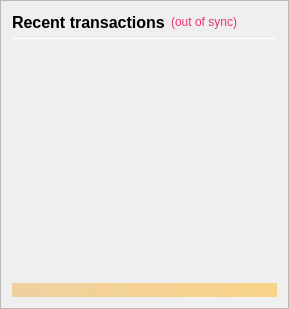
                <widget class="QFrame" name="frame_RecentTransactions">
                 <property name="minimumSize">
                  <size>
                   <width>0</width>
                   <height>0</height>
                  </size>
                 </property>
                 <property name="frameShape">
                  <enum>QFrame::StyledPanel</enum>
                 </property>
                 <property name="frameShadow">
                  <enum>QFrame::Raised</enum>
                 </property>
                 <layout class="QVBoxLayout" name="verticalLayout_1" stretch="0,0,0,0,0">
                  <item>
                   <layout class="QHBoxLayout" name="horizontalLayout_2">
                    <item>
                     <widget class="QLabel" name="label_4">
                      <property name="minimumSize">
                       <size>
                        <width>0</width>
                        <height>20</height>
                       </size>
                      </property>
                      <property name="font">
                       <font>
                        <pointsize>12</pointsize>
                        <weight>75</weight>
                        <bold>true</bold>
                       </font>
                      </property>
                      <property name="text">
                       <string>Recent transactions</string>
                      </property>
                     </widget>
                    </item>
                    <item>
                     <widget class="QLabel" name="labelTransactionsStatus">
                      <property name="cursor">
                       <cursorShape>WhatsThisCursor</cursorShape>
                      </property>
                      <property name="toolTip">
                       <string>The displayed information may be out of date. Your wallet automatically synchronizes with the Retrex network after a connection is established, but this process has not completed yet.</string>
                      </property>
                      <property name="styleSheet">
                       <string notr="true">QLabel { color: #ee2f77; }</string>
                      </property>
                      <property name="text">
                       <string notr="true">(out of sync)</string>
                      </property>
                      <property name="alignment">
                       <set>Qt::AlignRight|Qt::AlignTrailing|Qt::AlignVCenter</set>
                      </property>
                     </widget>
                    </item>
                    <item>
                     <spacer name="horizontalSpacer">
                      <property name="orientation">
                       <enum>Qt::Horizontal</enum>
                      </property>
                      <property name="sizeHint" stdset="0">
                       <size>
                        <width>40</width>
                        <height>20</height>
                       </size>
                      </property>
                     </spacer>
                    </item>
                   </layout>
                  </item>
                  <item>
                   <widget class="Line" name="line">
                    <property name="minimumSize">
                     <size>
                      <width>0</width>
                      <height>1</height>
                     </size>
                    </property>
                    <property name="maximumSize">
                     <size>
                      <width>16777215</width>
                      <height>1</height>
                     </size>
                    </property>
                    <property name="orientation">
                     <enum>Qt::Horizontal</enum>
                    </property>
                   </widget>
                  </item>
                  <item>
                   <widget class="QListView" name="listTransactions">
                    <property name="minimumSize">
                     <size>
                      <width>0</width>
                      <height>0</height>
                     </size>
                    </property>
                    <property name="styleSheet">
                     <string notr="true">QListView { background: transparent; }</string>
                    </property>
                    <property name="frameShape">
                     <enum>QFrame::NoFrame</enum>
                    </property>
                    <property name="verticalScrollBarPolicy">
                     <enum>Qt::ScrollBarAlwaysOff</enum>
                    </property>
                    <property name="horizontalScrollBarPolicy">
                     <enum>Qt::ScrollBarAlwaysOff</enum>
                    </property>
                    <property name="selectionMode">
                     <enum>QAbstractItemView::NoSelection</enum>
                    </property>
                   </widget>
                  </item>
                  <item>
                   <spacer name="verticalSpacer_2">
                    <property name="orientation">
                     <enum>Qt::Vertical</enum>
                    </property>
                    <property name="sizeType">
                     <enum>QSizePolicy::Expanding</enum>
                    </property>
                    <property name="sizeHint" stdset="0">
                     <size>
                      <width>20</width>
                      <height>40</height>
                     </size>
                    </property>
                   </spacer>
                  </item>
                  <item>
                   <widget class="QLabel" name="labelAlerts">
                    <property name="maximumSize">
                     <size>
                      <width>16777215</width>
                      <height>16777215</height>
                     </size>
                    </property>
                    <property name="styleSheet">
                     <string notr="true">background-color: qlineargradient(x1: 0, y1: 0, x2: 1, y2: 0, stop:0 #F0D0A0, stop:1 #F8D488); color:#000000;</string>
                    </property>
                    <property name="text">
                     <string/>
                    </property>
                    <property name="wordWrap">
                     <bool>true</bool>
                    </property>
                    <property name="margin">
                     <number>3</number>
                    </property>
                   </widget>
                  </item>
                 </layout>
                </widget>
